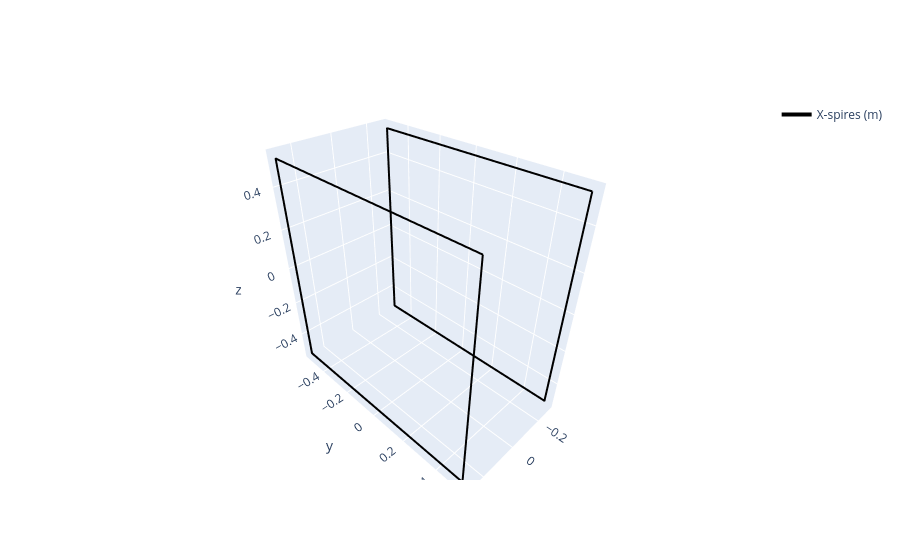

The code cell stored with this chart in its notebook:
### Markdown cell above
# Simulate Results

### Code cell
## Update obtained parameters to the models
X_coil.update_parameters(length=1.05 ,distance=0.59, turns=20, current=2.32)
##Spawn spires
spires_x_sq = X_coil.square_spires(num_seg)
f1 = None
f1 = hplot.plot_spires(f1, spires_x_sq, color='black', row=None, col=None)

# Plot the square spires
f1.show()

### Figure 1 — Plotly figure (JSON) as saved in the notebook; plotly's stock layout.template omitted (floating-point values rounded to 4 significant figures; data arrays with more than 128 entries replaced by an {"elided": "..."} marker saying what was removed)
{"data": [{"legendgroup": "X-spires (m)", "line": {"color": "black", "width": 4}, "mode": "lines", "name": "X-spires (m)", "showlegend": true, "type": "scatter3d", "x": {"elided": "401 float values"}, "y": {"elided": "401 float values"}, "z": {"elided": "401 float values"}}, {"legendgroup": "X-spires (m)", "line": {"color": "black", "width": 4}, "mode": "lines", "showlegend": false, "type": "scatter3d", "x": {"elided": "401 float values"}, "y": {"elided": "401 float values"}, "z": {"elided": "401 float values"}}], "layout": {}}
